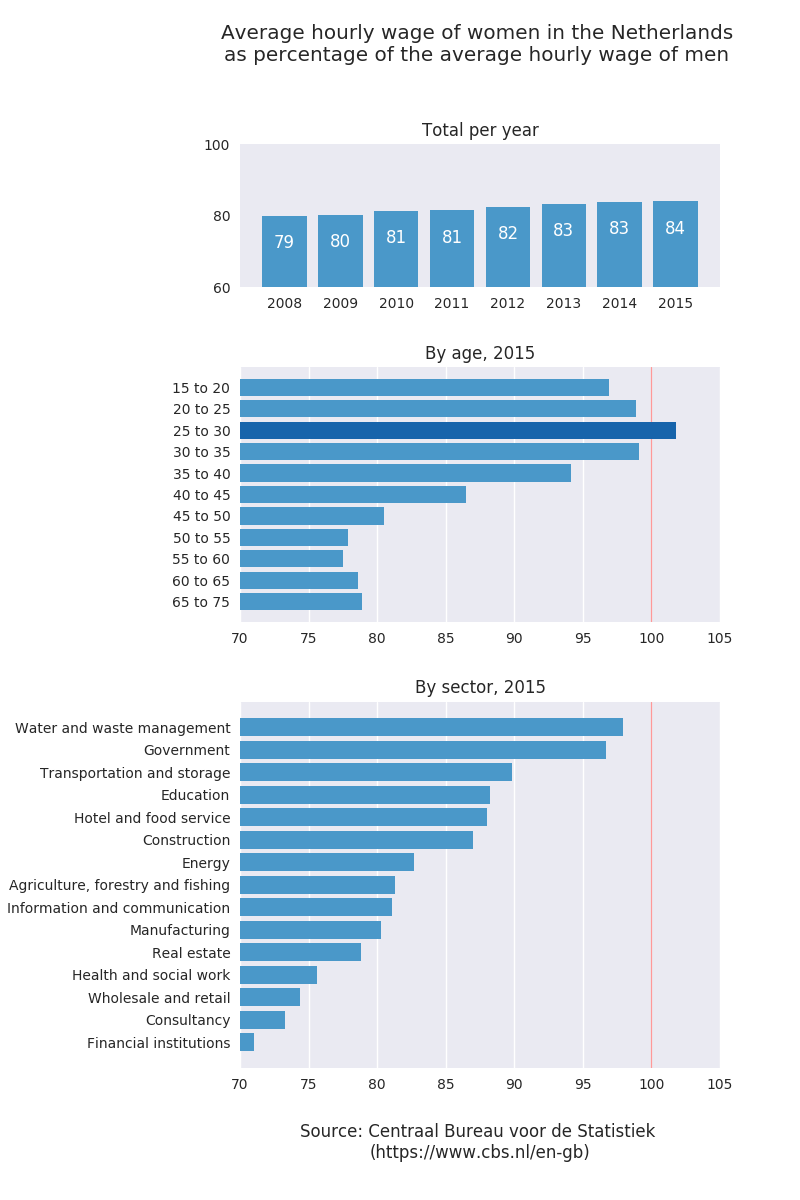

The script that drew this image:
# % matplotlib
# notebook

# create visualization showing pay gap for the Netherlands
# over the period 2008 - 2015
# with data obtained from CBS Open data StatLine
# https://opendata.cbs.nl/statline/portal.html?_la=en&_catalog=CBS
import matplotlib.pyplot as plt
import numpy as np
import pandas as pd
import seaborn as sns
from os import path

# some constants for data files
data_dir = './data'
age_data_file = '81901NED_UntypedDataSet_24102017_212134.csv'
sector_data_file = '81920NED_UntypedDataSet_24102017_212143.csv'

# use codes to get age groupings
characteristics = {
    10690: '15 to 20',
    10700: '20 to 25',
    10710: '25 to 30',
    10720: '30 to 35',
    10730: '35 to 40',
    10740: '40 to 45',
    10750: '45 to 50',
    10760: '50 to 55',
    10770: '55 to 60',
    10780: '60 to 65',
    10790: '65 to 75',
    10000: 'Total'
}

total_code = 10000

sectors = {
    301000: 'Agriculture, forestry and fishing',
    307500: 'Manufacturing',
    346600: 'Energy',
    348000: 'Water and waste management',
    350000: 'Construction',
    354200: 'Wholesale and retail',
    383100: 'Transportation and storage',
    389100: 'Hotel and food service',
    391600: 'Information and communication',
    396300: 'Financial institutions',
    402000: 'Real estate',
    403300: 'Consultancy',
    417400: 'Government',
    419000: 'Education',
    422400: 'Health and social work',
}

# define color and contrasting darker color
# for given palette
palette = sns.color_palette('Blues', 4)
light_color = palette[1]
med_color = palette[2]
dark_color = palette[3]


def main():
    # read dataset for pay gap by age
    age_df = read_age_data()

    # read dataset for pay gap by sector
    sector_df = read_sector_data()

    # turn the period column into just a year
    for df in [age_df, sector_df]:
        df['Period'] = df.apply(lambda x: x['Period'][0:4], axis=1).astype(int)

    # make sure both dataframes cover the same periods
    min_year = max(age_df['Period'].min(), sector_df['Period'].min())
    max_year = min(age_df['Period'].max(), sector_df['Period'].max())

    age_df = age_df[(age_df['Period'] >= min_year) & (age_df['Period'] <= max_year)]
    sector_df = sector_df[(sector_df['Period'] >= min_year) & (sector_df['Period'] <= max_year)]

    show_plots(age_df, sector_df)


# read from dataset titled 'Beloningsverschil man-vrouw; kenmerken'
# ('Pay gap male-female; characteristics')
# id 81901NED
def read_age_data():
    df = pd.read_csv(path.join(data_dir, age_data_file), sep=';') \
        .rename(index=str, columns={'Perioden': 'Period',
                                    'KenmerkenBaanWerknemer': 'Characteristic',
                                    'BeloningsverschilTussenManEnVrouw_1': 'Difference'})

    # only keep rows with characteristics that we want
    df = df[df['Characteristic'].isin(characteristics)]

    return df


# read from dataset titled 'Beloningsverschil man-vrouw; SBI 2008'
# ('Pay gap male-female; SBI 2008')
# id 81920NED
def read_sector_data():
    df = pd.read_csv(path.join(data_dir, sector_data_file), sep=';') \
        .rename(index=str, columns={'Perioden': 'Period',
                                    'BedrijfstakkenBranchesSBI2008': 'Sector',
                                    'BeloningsverschilTussenManEnVrouw_1': 'Difference'})

    # only keep rows with characteristics that we want
    df = df[df['Sector'].isin(sectors)]

    return df


def show_plots(age_df, sector_df):
    periods = age_df['Period'].unique()
    plt.figure(figsize=(8, 12))
    plt.subplot2grid((9, 2), (0, 0), colspan=2, rowspan=2)
    plt.subplot2grid((9, 2), (2, 0), colspan=2, rowspan=3)
    plt.subplot2grid((9, 2), (5, 0), colspan=2, rowspan=4)
    fig = plt.gcf()

    axes = fig.axes
    # turn off ticks for all axes
    for ax in axes:
        ax.tick_params(
            bottom='off',
            left='off')
        ax.set_axisbelow(True)

    fig.suptitle('Average hourly wage of women in the Netherlands\nas percentage of the average hourly wage of men',
                 x=0.596)
    fig.subplots_adjust(hspace=2.5, top=0.88, left=0.295)
    caption = 'Source: Centraal Bureau voor de Statistiek \n(https://www.cbs.nl/en-gb)'
    fig.text(.6, 0.035, caption, ha='center', fontsize=12)

    plot_total_gap(axes[0], age_df, periods)
    plot_gap_per_age(axes[1], age_df, periods)
    plot_gap_per_sector(axes[2], sector_df, periods)

    sns.set_style('dark')
    fig.savefig('wage_gap.png')
    plt.show()



def plot_total_gap(ax, age_df, periods):
    total_gap = age_df[age_df['Characteristic'] == total_code]['Difference']
    bars = ax.bar(periods, total_gap, color=med_color)

    min_x, max_x = (60, 100)
    ax.set_ylim(bottom=min_x, top=max_x)
    # direct label each bar with y axis values
    for bar in bars:
        ax.text(bar.get_x() + bar.get_width() / 2, bar.get_height() - 9, str(int(bar.get_height())),
                ha='center', color='w')
    # y axis ticks every 20
    ax.set_yticks(np.arange(min_x, max_x + 1, 20))
    ax.set_title('Total per year')


def plot_gap_per_age(ax, age_df, periods):
    end_year = periods[-1]
    end_year_data = age_df[age_df['Period'] == end_year]
    by_ages = end_year_data[end_year_data['Characteristic'] != total_code]['Difference']
    age_categories = [characteristics[key] for key in sorted(characteristics.keys()) if key != total_code]
    y_pos = np.arange(len(age_categories))
    colors = [dark_color if value == by_ages.max() else med_color for value in by_ages]
    bars = ax.barh(y_pos, by_ages, color=colors)
    ax.set_yticklabels(age_categories)
    ax.set_title('By age, ' + str(end_year))
    set_up_hbar_plot(ax, y_pos, bars)


def plot_gap_per_sector(ax, sector_df, periods):
    end_year = periods[-1]
    end_year_data = sector_df[sector_df['Period'] == end_year]
    by_sector = end_year_data.sort_values('Difference', axis=0, ascending=False)
    sector_categories = [sectors[code] for code in by_sector['Sector']]
    y_pos = np.arange(len(sector_categories))
    bars = ax.barh(y_pos, by_sector['Difference'], color=med_color)
    ax.set_yticklabels(sector_categories)
    ax.set_title('By sector, ' + str(end_year))
    set_up_hbar_plot(ax, y_pos, bars)


def set_up_hbar_plot(ax, y_pos, bars):
    ax.xaxis.grid(True)
    ax.set_xlim(left=70, right=105)
    plot_100_line(ax, bars)
    ax.set_yticks(y_pos)
    ax.invert_yaxis()  # labels read top-to-bottom


# plot a line at 100 to represent average hourly wage for men
def plot_100_line(ax, bars):
    # use zorder to make sure line is drawn behind bars
    bars_zorder = bars[0].get_zorder()
    ax.axvline(x=100, color='red', alpha=0.4, linestyle='solid', lw=0.9,
               zorder=bars_zorder - 0.0001)


main()
